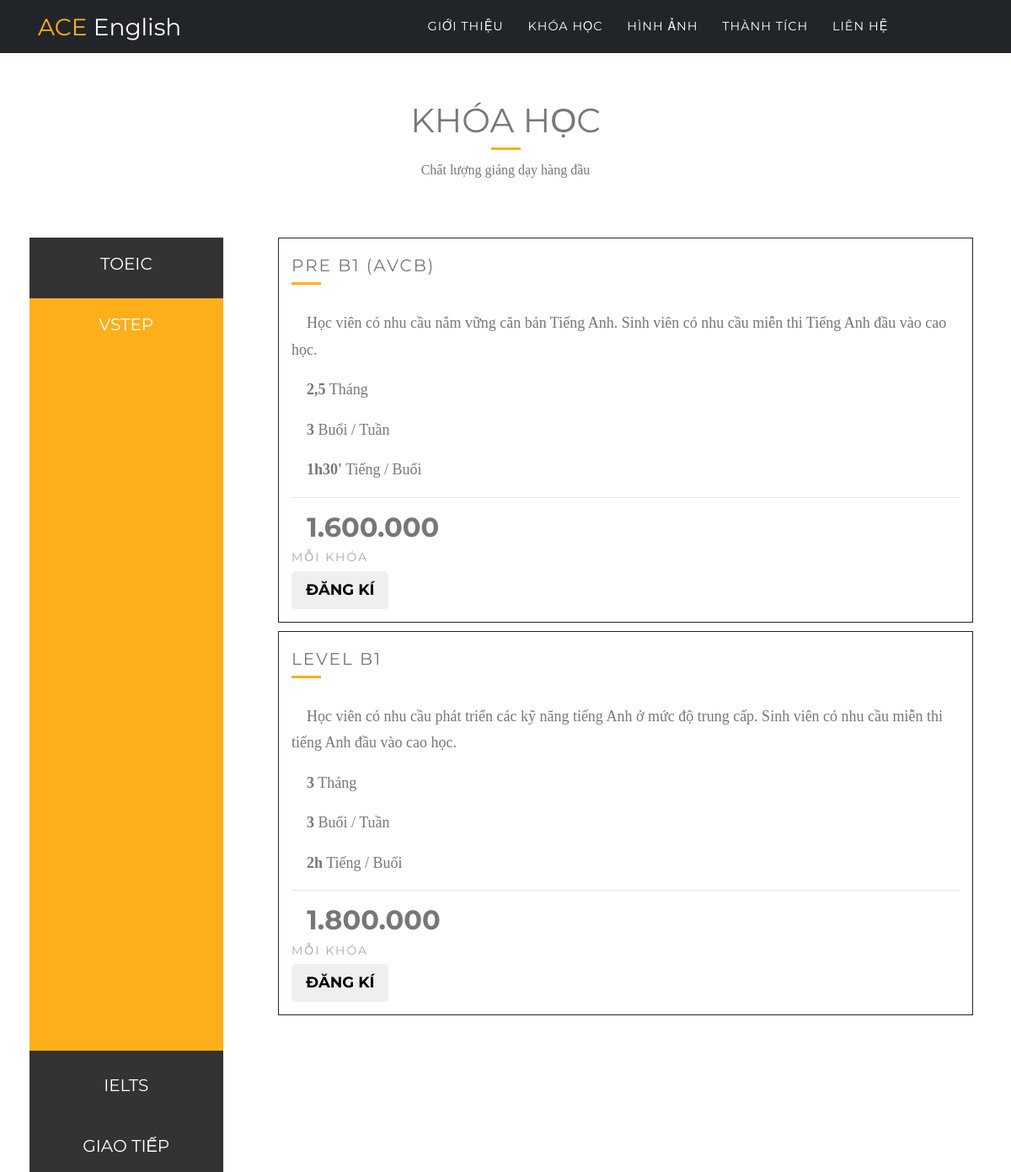
Before: /vstep with the older database file.
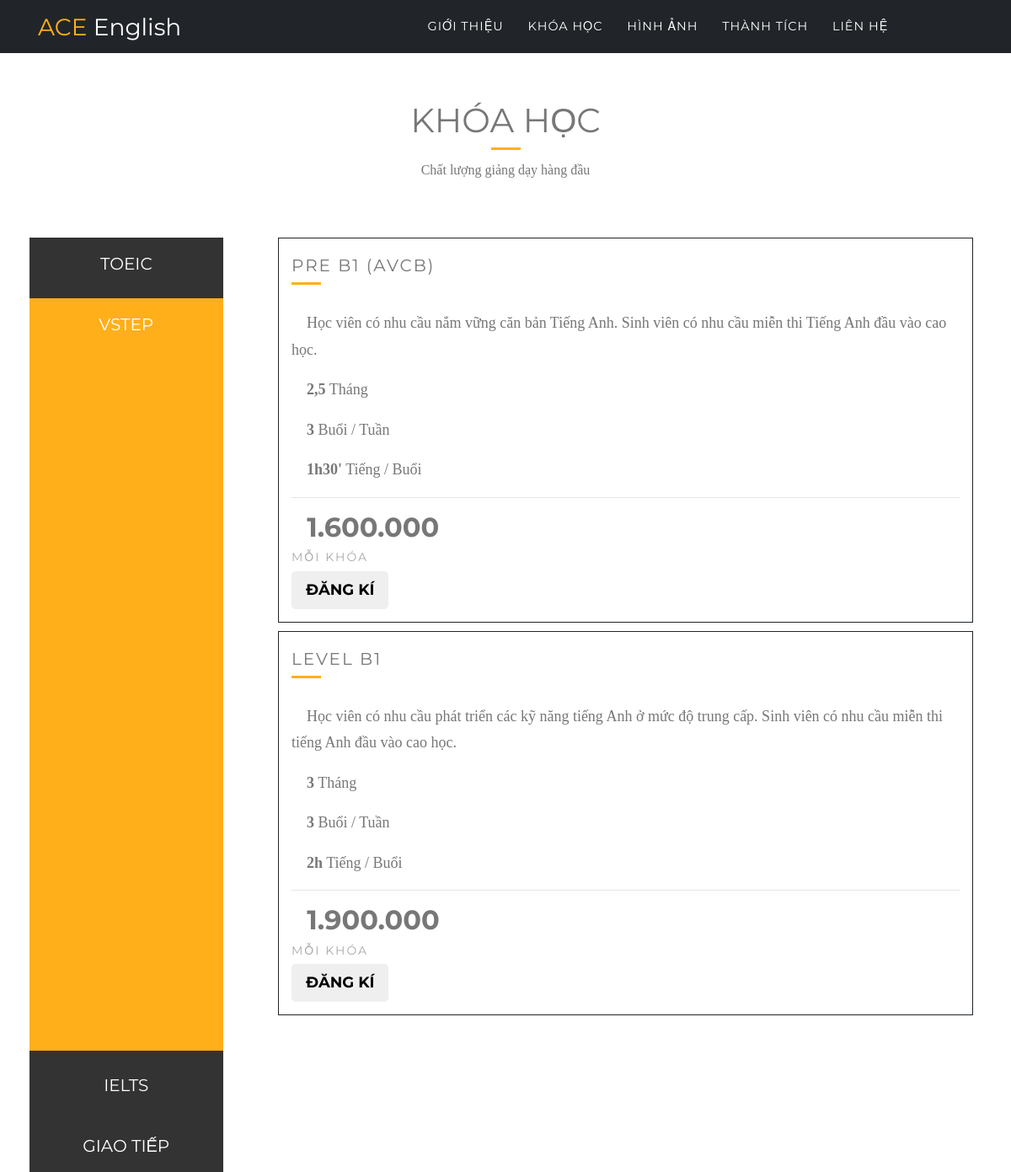
After: the same page with the newer database file.
### main/models.py (models this page shows, shortened)
class CourseDesc(models.Model):
    course = models.ForeignKey(Course, related_name='description')
    course_name = models.CharField(max_length=255)
    description = models.CharField(max_length=4000)
    duration = models.CharField(max_length=255)
    days_per_week = models.CharField(max_length=255)
    hours_per_day = models.CharField(max_length=255)
    fee = models.CharField(max_length=255)

### main/views.py (the view)
# urls.py: url(r'^vstep$', views.vstep, name='vstep'),
def vstep(request):
    preb1 = CourseDesc.objects.get(course_name = 'Pre B1 (AVCB)')
    b1 = CourseDesc.objects.get(course_name = 'Level B1')
    return render(request, 'vstep.html', {'preb1':preb1, 'b1':b1})

### templates/vstep.html (shortened to what this page needs)
﻿{% extends 'base.html' %}
{% block body %}
<head>
  <link rel="stylesheet" href="https://maxcdn.bootstrapcdn.com/font-awesome/4.5.0/css/font-awesome.min.css">
	<link rel="stylesheet" href="https://cdn.jsdelivr.net/themify-icons/0.1.2/css/themify-icons.css">
</head>
<body>
  <section class="title container" style="padding:45px 0 0px 0">
  <div class="row">
    <div class="col-md-12">
      <h1>Khóa Học</h1>
      <div class="seperator"></div>
      <p>Chất lượng giảng dạy hàng đầu </p>
    </div>
  </div>
</section>
<div class="container" >
  <div class="row">
    <div class="col-md-3 item">
      <div>
        <div class="icon-bar">
			  <a href="{% url 'toeic' %}">TOEIC</a>
			  <a href="{% url 'vstep' %}"  class="active">VSTEP</a>
			  <a href="{% url 'ielts' %}"   >IELTS</a>
			  <a href="{% url 'giaotiep' %}">GIAO TIẾP</a>
		</div>
      </div>
    </div>
	<div class="col-md-9" >
      <div class="panel panel-default  item">
        <h4>{{preb1.course_name}}</h4>
        <div class="seperator"></div>
        <div class="panel-body">
				  <p>&nbsp;&nbsp;&nbsp;&nbsp;{{preb1.description}}</p>
				  <p>&nbsp;&nbsp;&nbsp;&nbsp;<strong>{{preb1.duration}}</strong> Tháng</p>
				  <p>&nbsp;&nbsp;&nbsp;&nbsp;<strong>{{preb1.days_per_week}}</strong> Buổi / Tuần</p>
				  <p>&nbsp;&nbsp;&nbsp;&nbsp;<strong>{{preb1.hours_per_day}}</strong> Tiếng / Buổi</p>
				</div>
				<hr>
				<div class="panel-footer">
				  <h3>&nbsp;&nbsp;{{preb1.fee}}</h3><h4>mỗi khóa</h4>
				  <button class="btn btn-lg"><a href="https://docs.google.com/forms/d/e/1FAIpQLSfg3Y7-w9VCgOi6QLiFa6Uwfezcqi_nIcKBXeik4pg4BFS8ow/viewform" target="_blank">Đăng kí</a></button>
				</div>
      </div>
	  <br>
	  <div class="panel panel-default  item">
        <h4>{{b1.course_name}}</h4>
        <div class="seperator"></div>
        <div class="panel-body">
				  <p>&nbsp;&nbsp;&nbsp;&nbsp;{{b1.description}}</p>
				  <p>&nbsp;&nbsp;&nbsp;&nbsp;<strong>{{b1.duration}}</strong> Tháng</p>
				  <p>&nbsp;&nbsp;&nbsp;&nbsp;<strong>{{b1.days_per_week}}</strong> Buổi / Tuần</p>
				  <p>&nbsp;&nbsp;&nbsp;&nbsp;<strong>{{b1.hours_per_day}}</strong> Tiếng / Buổi</p>
				</div>
				<hr>
				<div class="panel-footer">
				  <h3>&nbsp;&nbsp;{{b1.fee}}</h3><h4>mỗi khóa</h4>
				  <button class="btn btn-lg"><a href="https://docs.google.com/forms/d/e/1FAIpQLSfg3Y7-w9VCgOi6QLiFa6Uwfezcqi_nIcKBXeik4pg4BFS8ow/viewform" target="_blank">Đăng kí</a></button>
				</div>
      </div>
    </div>
  </div>
</div>
</body>
</html>
{% endblock %}

Changed rows visible on the page:
changed CourseDesc "LEVEL B1": fee "1.800.000" → "1.900.000"
